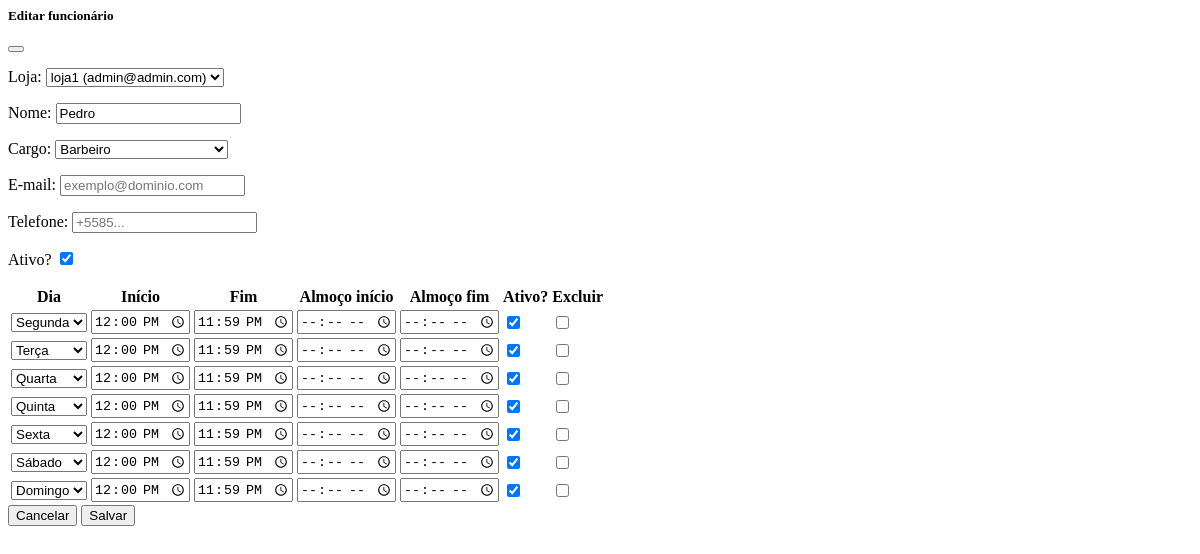
The page /cadastro/funcionarios/20/edit/ (signed in) on the database as committed earlier.
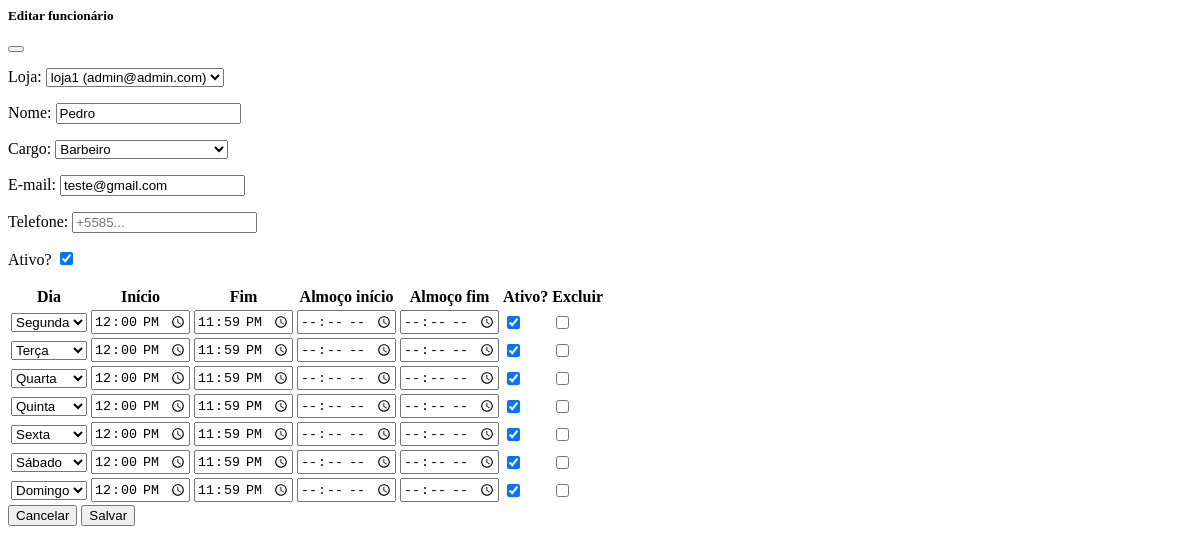
The same page on the database as committed later.
### apps/accounts/models.py (models this page shows, shortened)
class User(AbstractUser):
    nome = models.CharField(max_length=120, blank=True, null=True)
    sobrenome = models.CharField(max_length=120, blank=True, null=True)
    grupo = models.SlugField(max_length=150, blank=True)  # << slug único para subdomínio
    email = models.EmailField(unique=True)
    is_owner = models.BooleanField(default=False)
    is_client = models.BooleanField(default=False)
    phone_regex = RegexValidator(r"^\+?\d{10,15}$", "Informe telefone no formato internacional, ex.: +5585...")
    phone = models.CharField(max_length=17, blank=True, null=True, validators=[phone_regex])
    full_name = models.CharField(max_length=120, blank=True, null=True)
    USERNAME_FIELD = "email"
    REQUIRED_FIELDS = []
    objects = UserManager()

### apps/cadastro/models.py (models this page shows, shortened)
class Funcionario(models.Model):
    class Cargo(models.TextChoices):
        BARBEIRO = 'barbeiro', 'Barbeiro'
        CABELEIREIRO = 'cabeleireiro', 'Cabeleireiro(a)'
        MANICURE = 'manicure', 'Manicure/Pedicure'
        ESTETICISTA = 'esteticista', 'Esteticista'
        SOMBRANCELHA = 'sobrancelha', 'Designer de Sobrancelha'
        RECEPCAO = 'recepcao', 'Recepção'
        OUTRO = 'outro', 'Outro'
    phone_regex = RegexValidator(
        r'^\+?\d{10,15}$',
        'Informe telefone no formato internacional, ex.: +5585...'
    )
    loja = models.ForeignKey('Loja', on_delete=models.CASCADE, related_name='funcionarios')
    nome = models.CharField(max_length=120)
    cargo = models.CharField(max_length=20, choices=Cargo.choices, default=Cargo.BARBEIRO)
    email = models.EmailField(blank=True, null=True)
    telefone = models.CharField(max_length=17, blank=True, null=True, validators=[phone_regex])
    slug = models.SlugField(max_length=160, blank=True)
    ativo = models.BooleanField(default=True)
    criado_em = models.DateTimeField(auto_now_add=True)
    atualizado_em = models.DateTimeField(auto_now=True)
    class Meta:
        verbose_name = 'Funcionário'
        verbose_name_plural = 'Funcionários'
        unique_together = (('loja', 'slug'),)
        ordering = ('nome',)

### apps/cadastro/views.py (the view, shortened to what this page needs)
# urls.py: path('funcionarios/<int:pk>/edit/', views.funcionario_edit, name='funcionario_edit'),
@login_required
@subscription_required
def funcionario_edit(request, pk):
    if not getattr(request.user, 'is_owner', False):
        return redirect('accounts:owner_login')
    lojas_qs = request.user.lojas.order_by('nome')
    func = get_object_or_404(Funcionario, pk=pk, loja__owner=request.user)
    form = FuncionarioForm(instance=func, lojas=lojas_qs)
    formset = _agenda_formset(func)
    return render(
        request,
        'cadastro/partials/funcionario_form.html',
        {'form': form, 'formset': formset, 'funcionario': func, 'acao': 'Editar funcionário'},
    )

### apps/cadastro/forms.py (shortened to what this page needs)
class FuncionarioForm(forms.ModelForm):
    loja = forms.ModelChoiceField(queryset=Loja.objects.none(), label="Loja")
    class Meta:
        model = Funcionario
        fields = ["loja", "nome", "cargo", "email", "telefone", "ativo"]
        labels = {
            "nome": "Nome",
            "cargo": "Cargo",
            "email": "E-mail",
            "telefone": "Telefone",
            "ativo": "Ativo?",
            "loja": "Loja",
        }
        widgets = {
            "nome": forms.TextInput(attrs={"placeholder": "Ex.: Pedro Alves"}),
            "email": forms.EmailInput(attrs={"placeholder": "exemplo@dominio.com"}),
            "telefone": forms.TextInput(attrs={"placeholder": "+5585..."}),
        }
    def __init__(self, *args, **kwargs):
        lojas = kwargs.pop("lojas", Loja.objects.none())
        super().__init__(*args, **kwargs)
        self.fields["loja"].queryset = lojas

### apps/accounts/models.py (called while the page is built)
    def is_active(self) -> bool:
        return timezone.now() <= self.end_date

### apps/cadastro/models.py (called while the page is built)
    def __str__(self):
        return f"{self.nome} ({self.owner.email})"

### apps/cadastro/templates/cadastro/partials/funcionario_form.html (shortened to what this page needs)
<div class="modal-header">
  <h5 class="modal-title">{{ acao|default:"Editar funcionário" }}</h5>
  <button type="button" class="btn-close" data-bs-dismiss="modal" aria-label="Fechar"></button>
</div>
<div class="modal-body" id="modal-funcionario-body">
  <form method="post"
        hx-post="{% url 'cadastro:funcionario_edit' funcionario.pk %}"
        hx-target="#funcionarios-tbody"
        hx-select="#funcionarios-tbody"
        hx-include="#filtros-func"
        hx-swap="outerHTML"
        hx-indicator="#funcionarios-loading"
        hx-on="htmx:afterRequest: if (event.detail.xhr.status < 400) { try { bootstrap.Modal.getOrCreateInstance(document.getElementById('modalFuncionarioOps')).hide(); } catch(e) {} }">
    {{ form.as_p }}
    {% include 'cadastro/partials/agenda_formset.html' with formset=formset %}
    <div class="d-flex justify-content-end gap-2">
      <button type="button" class="btn btn-outline-secondary" data-bs-dismiss="modal">Cancelar</button>
      <button type="submit" class="btn btn-primary">Salvar</button>
    </div>
  </form>
</div>

Rows that differ between the two databases and show on the page:
changed User: email (not shown) → "teste@gmail.com"
